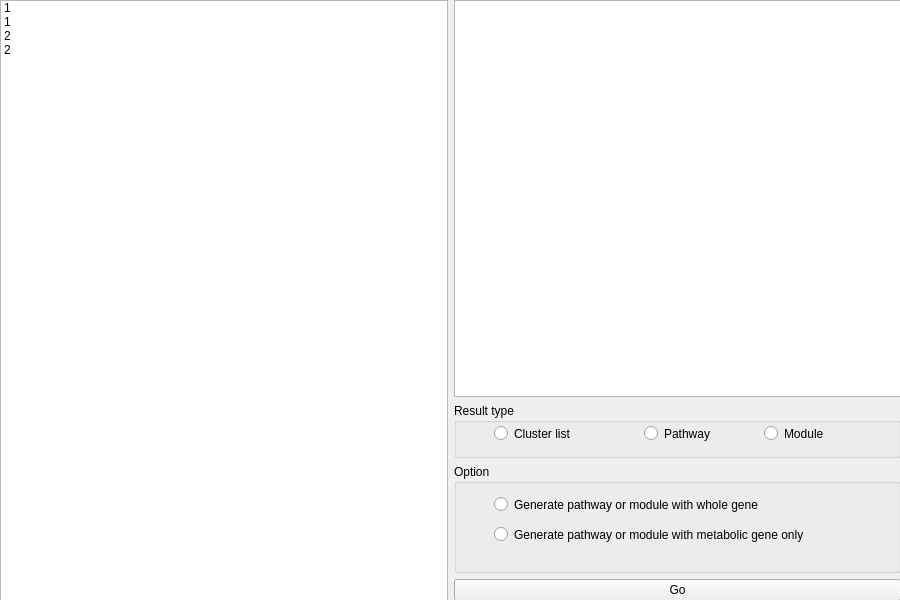
<?xml version="1.0" encoding="UTF-8"?>
<ui version="4.0">
 <class>EntryWidget</class>
 <widget class="QWidget" name="EntryWidget">
  <property name="geometry">
   <rect>
    <x>0</x>
    <y>0</y>
    <width>900</width>
    <height>600</height>
   </rect>
  </property>
  <property name="windowTitle">
   <string>Entry</string>
  </property>
  <widget class="QWidget" name="gridLayoutWidget">
   <property name="geometry">
    <rect>
     <x>0</x>
     <y>0</y>
     <width>901</width>
     <height>601</height>
    </rect>
   </property>
   <layout class="QGridLayout" name="wrapperLayout" rowstretch="1,10,1">
    <item row="2" column="0">
     <layout class="QGridLayout" name="footLayout" columnstretch="6"/>
    </item>
    <item row="0" column="0">
     <layout class="QGridLayout" name="headLayout"/>
    </item>
    <item row="1" column="0">
     <layout class="QGridLayout" name="bodyLayout" rowstretch="0" columnstretch="6,6">
      <item row="0" column="1">
       <layout class="QGridLayout" name="rightBarLayout" rowstretch="8,4">
        <item row="0" column="0">
         <widget class="QListWidget" name="organismSelected"/>
        </item>
        <item row="1" column="0">
         <layout class="QGridLayout" name="boardLayout" rowstretch="1,2,0">
          <item row="1" column="0">
           <widget class="QGroupBox" name="option2">
            <property name="title">
             <string>Option</string>
            </property>
            <widget class="QRadioButton" name="radio4">
             <property name="geometry">
              <rect>
               <x>40</x>
               <y>30</y>
               <width>351</width>
               <height>21</height>
              </rect>
             </property>
             <property name="text">
              <string>Generate pathway or module with whole gene</string>
             </property>
            </widget>
            <widget class="QRadioButton" name="radio5">
             <property name="geometry">
              <rect>
               <x>40</x>
               <y>60</y>
               <width>361</width>
               <height>21</height>
              </rect>
             </property>
             <property name="text">
              <string>Generate pathway or module with metabolic gene only</string>
             </property>
            </widget>
           </widget>
          </item>
          <item row="0" column="0">
           <widget class="QGroupBox" name="option1">
            <property name="title">
             <string>Result type</string>
            </property>
            <widget class="QRadioButton" name="radio1">
             <property name="geometry">
              <rect>
               <x>40</x>
               <y>20</y>
               <width>89</width>
               <height>21</height>
              </rect>
             </property>
             <property name="text">
              <string>Cluster list</string>
             </property>
            </widget>
            <widget class="QRadioButton" name="radio2">
             <property name="geometry">
              <rect>
               <x>190</x>
               <y>20</y>
               <width>89</width>
               <height>21</height>
              </rect>
             </property>
             <property name="text">
              <string>Pathway</string>
             </property>
            </widget>
            <widget class="QRadioButton" name="radio3">
             <property name="geometry">
              <rect>
               <x>310</x>
               <y>20</y>
               <width>89</width>
               <height>21</height>
              </rect>
             </property>
             <property name="text">
              <string>Module</string>
             </property>
            </widget>
           </widget>
          </item>
          <item row="2" column="0">
           <widget class="QPushButton" name="submit">
            <property name="text">
             <string>Go</string>
            </property>
           </widget>
          </item>
         </layout>
        </item>
       </layout>
      </item>
      <item row="0" column="0">
       <layout class="QGridLayout" name="LeftBarLayout">
        <item row="0" column="0">
         <widget class="QListWidget" name="organismSelect">
          <item>
           <property name="text">
            <string>1</string>
           </property>
          </item>
          <item>
           <property name="text">
            <string>1</string>
           </property>
          </item>
          <item>
           <property name="text">
            <string>2</string>
           </property>
          </item>
          <item>
           <property name="text">
            <string>2</string>
           </property>
          </item>
         </widget>
        </item>
       </layout>
      </item>
     </layout>
    </item>
   </layout>
  </widget>
 </widget>
 <resources/>
 <connections/>
</ui>
